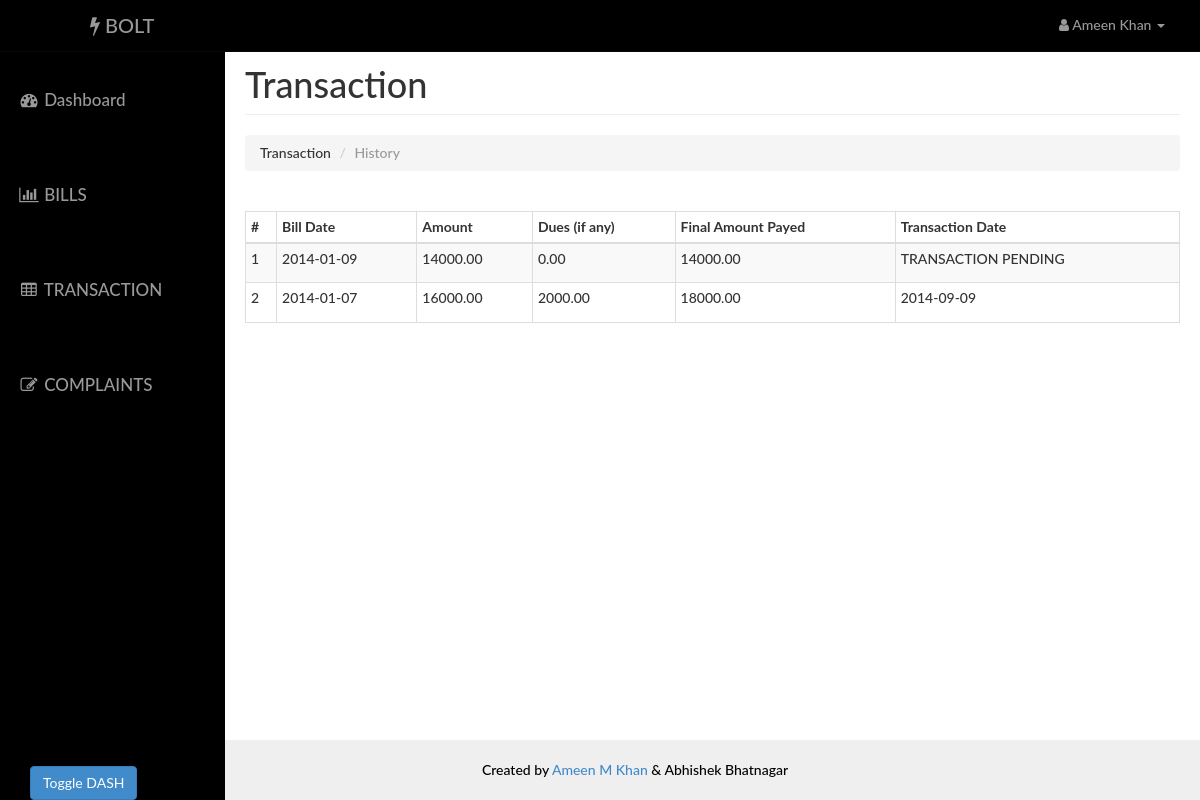
Before: /user/transaction.php (signed in) with the older database file.
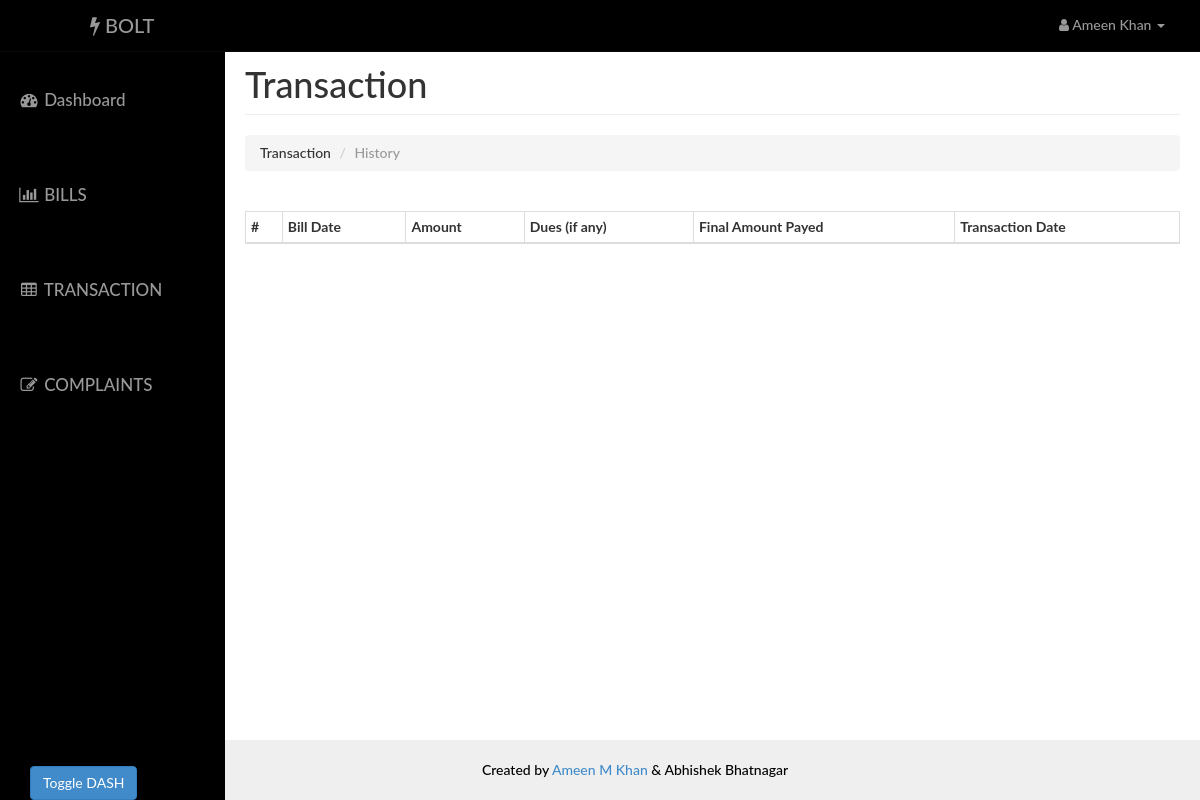
After: the same page with the newer database file.
### tables this page shows
CREATE TABLE IF NOT EXISTS `transaction` (
  `id` int(14) NOT NULL AUTO_INCREMENT PRIMARY KEY,
  `bid` int(14) NOT NULL ,
  `payable` decimal(10,2) NOT NULL,
  `pdate` DATE ,
  `status` varchar(10) NOT NULL,
  FOREIGN KEY (bid) REFERENCES bill(id) ON DELETE CASCADE ON UPDATE CASCADE
  
);

CREATE TABLE IF NOT EXISTS `bill` (
  `id` int(14) NOT NULL AUTO_INCREMENT PRIMARY KEY,
  `aid` int(14) NOT NULL,
  `uid` int(14) NOT NULL,
  `units` int(10) NOT NULL,
  `amount` decimal(10,2) NOT NULL,
  `status` varchar(10) NOT NULL,
  `bdate` date NOT NULL,
  `ddate` date NOT NULL,
  FOREIGN KEY (aid) REFERENCES admin(id) ON DELETE CASCADE ON UPDATE CASCADE,
  FOREIGN KEY (uid) REFERENCES user(id) ON DELETE CASCADE ON UPDATE CASCADE
);

### Includes/config.php (called while the page is built, shortened)
<?php
    $dbms="ebill";
?>

### Includes/user.php (called while the page is built, shortened)
<?php
    function retrieve_transaction_history($id) {
        include("config.php");
        $query  = "SELECT bill.bdate AS bdate, transaction.pdate AS pdate, transaction.payable AS payable, ";
        $query .= " bill.amount AS amount ,transaction.payable-bill.amount AS dues ";
        $query .= "FROM bill , transaction ";
        $query .= "WHERE transaction.bid=bill.id AND bill.uid={$id} ";
        $query .= "ORDER BY ddate desc";
        $result = mysqli_query($con,$query);
        return $result;
    }
 ?>

### user/transaction.php (the view, shortened to what this page needs)
<?php
    require_once('head_html.php');
    require_once('../Includes/config.php');
    require_once('../Includes/session.php');
    require_once('../Includes/user.php');
?>
<body>
    <div id="wrapper">
       <?php
            require_once("nav.php");
            require_once("sidebar.php");
        ?>
        <div id="page-content-wrapper">
            <div class="container-fluid">
                <div class="row">
                    <div class="col-lg-12">
                        <h1 class="page-header">
                            Transaction
                        </h1>
                        <ol class="breadcrumb">
                          <li>Transaction</li>
                          <li class="active">History</li>
                        </ol>
                        <div class="table-responsive">
                            <table class="table table-hover table-striped table-bordered table-condensed">
                                <thead>
                                    <tr>
                                        <th>#</th>
                                        <th>Bill Date</th>
                                        <th>Amount</th>
                                        <th>Dues (if any)</th>
                                        <th>Final Amount Payed</th>
                                        <th>Transaction Date</th>
                                    </tr>
                                </thead>
                                <tbody>
                                            <?php
                                            $result = retrieve_transaction_history($_SESSION['uid']);
                                            $counter = 1;
                                            while($row = mysqli_fetch_assoc($result)){
                                            ?>
                                                <tr>
                                                    <td height="40"><?php echo $counter ?></td>
                                                    <td><?php echo $row['bdate'] ?></td>
                                                    <td><?php echo $row['amount'] ?></td>
                                                    <td><?php echo $row['dues'] ?></td>
                                                    <td><?php echo $row['payable'] ?></td>
                                                    <td>
                                                    <?php
                                                        if($row['pdate']!=NULL) echo $row['pdate'];
                                                        else echo "TRANSACTION PENDING";
                                                     ?></td>
                                                </tr>
                                            <?php
                                                $counter=$counter+1;
                                            }
                                            ?>
                                        </tbody>
                            </table>
                        </div>
                    </div>
                </div>
            </div>
        </div>
    </div>
    <?php
    require_once("footer.php");
    ?>
</body>
</html>

Changed rows visible on the page:
removed transaction: bid.bdate "2014-01-09", bid.amount "14000.00", dues "0.00", payable "14000.00", shows "TRANSACTION PENDING"
removed transaction: bid.bdate "2014-01-07", bid.amount "16000.00", dues "2000.00", payable "18000.00", pdate "2014-09-09"
